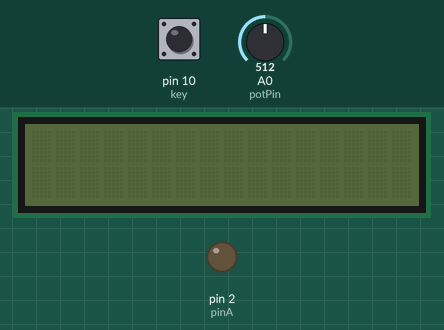
Simulated run of this sketch. Board: Arduino Uno, built with avr-gcc and run on an emulated ATmega328P. Parts: 16×2 character LCD, output pins drawn as LEDs (lit = HIGH). Wiring (inferred from the names in the program): character LCD (HD44780): RS pin 8; E pin 3; data pin 7, pin 6, pin 5, pin 4. Dashed ring = blinking. The inputs (shaded band) are chosen by the test bench; at power-on: A0 (potPin) = 512, pin 10 (key) HIGH. The character LCD is taken to start in 4-bit mode; pins used as bus, display or sensor lines are not drawn. At 11.6 s the program stops and its outputs stay as they are.

Above: at 1.3 s.
1.4 s: A0 (potPin) set to 0
At 2.7 s:
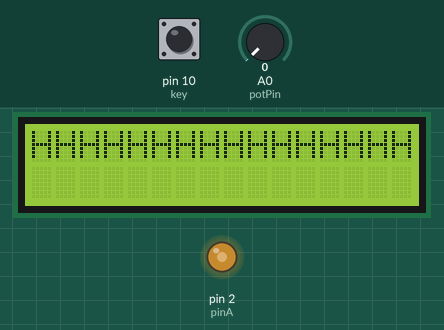
3.0 s: A0 (potPin) set to 18
At 4.5 s:
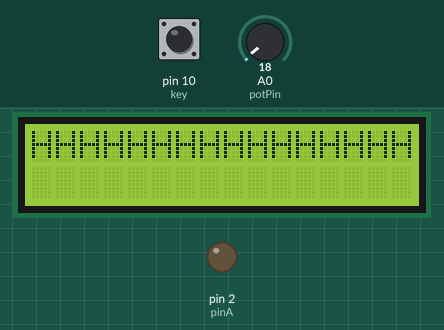
6.5 s: A0 (potPin) set to 122
At 6.68 s:
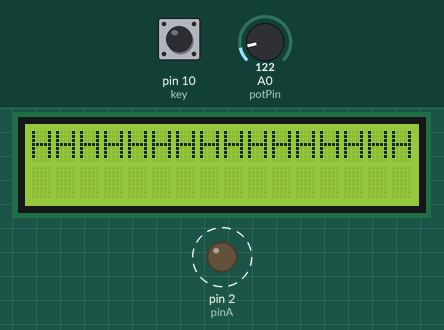
10.0 s: pin 10 (key) pulled LOW for 3.2 s
At 12.7 s:
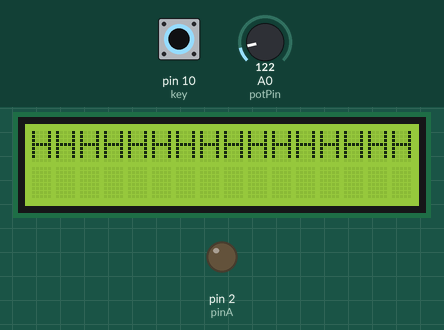
Timing chart, 0 to 13.1 s (numbered marks = the images above; inputs shaded):
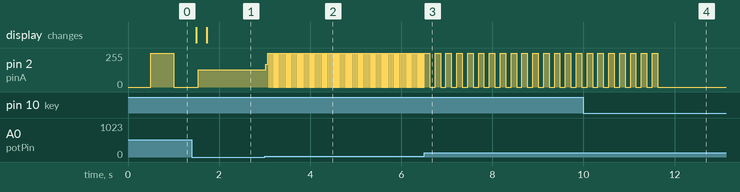

Measured:
- after the input at 1.4 s, the display: first changes after 0.10 s (image 1 shows a later state)
- after the input at 3.0 s, pin 2 (pinA): 129/255 → 169/255 at once, then repeats every 0.03 s: 255/255 0.02 s, 0/255 0.02 s
- after the input at 6.5 s, pin 2 (pinA): alternates 255/255 for 0.12 s and 0/255 for 0.12 s, starting after 0.12 s
- after the input at 10.0 s, pin 2 (pinA): goes on until 11.6 s, then stays 0/255

The sketch:

LED-project.ino
```cpp
int pinA = 2;
int pinB = 3;
int pinC = 4;
int G1=5;
int G2A=6;
int G2B=7;
int G0=8;
int Vcc=9;
int upperl=1000;
const int potPin = A0;
float potValue = 0;
int key=10;
float fint =0;

void setup() {
  pinMode(pinA, OUTPUT);
  pinMode(pinB, OUTPUT);
  pinMode(pinC, OUTPUT);
  pinMode(G1,OUTPUT);
  pinMode(G2A,OUTPUT);
  pinMode(G2B,OUTPUT);
  pinMode(G0,OUTPUT);
  pinMode(Vcc,OUTPUT);
  pinMode(key, INPUT_PULLUP);
}
void loop() {
  digitalWrite(Vcc,HIGH);
  digitalWrite(G1,HIGH);
  digitalWrite(G0,LOW);
  digitalWrite(G2A,LOW);
  digitalWrite(G2B,LOW);
  for (int i = 0; i < 8; i++) {
  potValue = analogRead(potPin);
  fint=(potValue/1023.0)*upperl;

    digitalWrite(pinA, (i & 1));       // LSB
    digitalWrite(pinB, (i & 2) >> 1);  // Middle bit
    digitalWrite(pinC, (i & 4) >> 2);  // MSB
        if(i==0 && digitalRead(key)==LOW){
        for (int k = 0; k < 1;){
          digitalWrite(pinC, (i >> 2) & 1); // Set bit A
          digitalWrite(pinB, (i >> 1) & 1); // Set bit B
          digitalWrite(pinA, i & 1);        // Set bit C
        }
    }

    delay(fint); // Delay between each output
  }
  digitalWrite(G0,HIGH);
  digitalWrite(G1,LOW);
  for (int i = 0; i < 8; i++) {
    potValue = analogRead(potPin);
    fint=(potValue/1023.0)*upperl;
    digitalWrite(pinA, (i & 1));       // LSB
    digitalWrite(pinB, (i & 2) >> 1);  // Middle bit
    digitalWrite(pinC, (i & 4) >> 2);  // MSB

    delay(fint); // Delay between each output
  }

}
```
